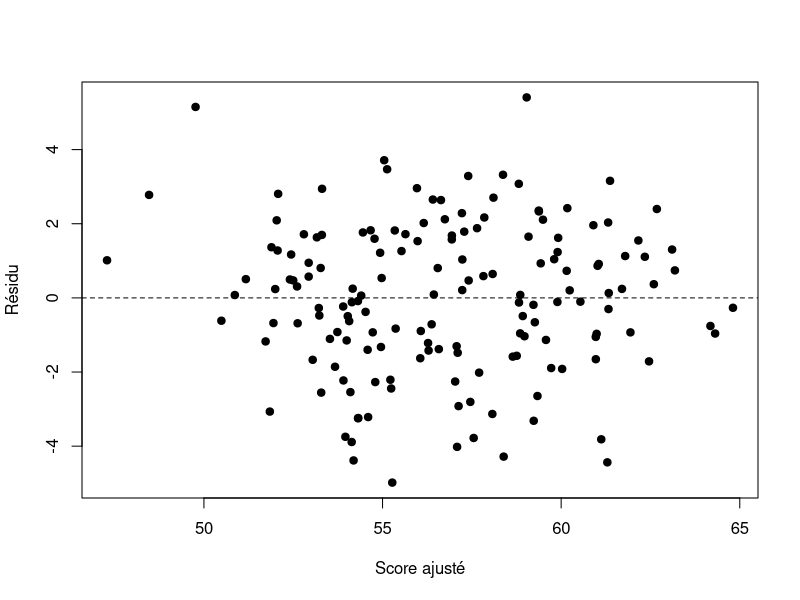
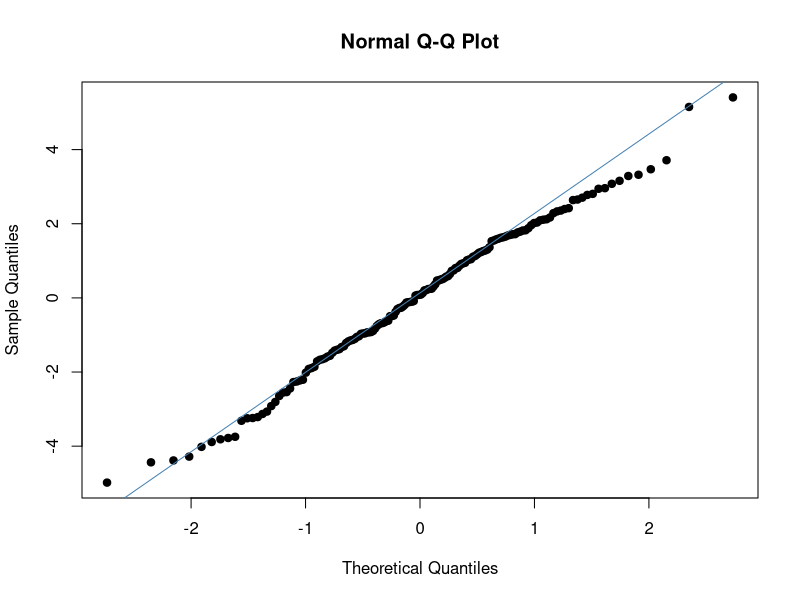

The R source for these figures, in order:
## ---- chunk 1
knitr::opts_chunk$set(echo = TRUE, warning = TRUE, message = FALSE,
                      fig.width = 6, fig.height = 4)
## ---- chunk 2
0.4*pnorm(1, lower.tail=FALSE)
## ---- chunk 3
set.seed(2202)
essai <- data.frame(groupe=rbinom(160, size=1, prob=.4))
essai$duree <- 20 + 3*essai$groupe + rnorm(160)
essai$score <- 15 + 2*essai$duree - essai$groupe + rnorm(160, sd=2)
## ---- chunk 4
m_simple <- lm(score~groupe,data=essai)
m_multiple <- lm(score~groupe+duree,data=essai)
difference <- mean(essai$score[essai$groupe==1])-mean(essai$score[essai$groupe==0])
stopifnot(abs(difference-coef(m_simple)["groupe"]) < 1e-10)
IC_g <- confint(m_multiple,"groupe")
print(list(simple=coef(m_simple),multiple=coef(m_multiple),IC_groupe=IC_g,
           ddl=df.residual(m_multiple),
           R2=c(simple=summary(m_simple)$r.squared,multiple=summary(m_multiple)$r.squared)))
plot(fitted(m_multiple),residuals(m_multiple),xlab="Score ajusté",ylab="Résidu",pch=19)
abline(h=0,lty=2)
qqnorm(residuals(m_multiple),pch=19);qqline(residuals(m_multiple),col="steelblue")
essai$heures <- essai$duree/60
m_heures <- lm(score~groupe+heures,data=essai)
se_min <- coef(summary(m_multiple))["duree","Std. Error"]
se_h <- coef(summary(m_heures))["heures","Std. Error"]
stopifnot(abs(coef(m_heures)["heures"]-60*coef(m_multiple)["duree"])<1e-8,
          abs(se_h-60*se_min)<1e-8,
          max(abs(fitted(m_heures)-fitted(m_multiple)))<1e-8,
          abs(summary(m_heures)$r.squared-summary(m_multiple)$r.squared)<1e-10)
print(c(t_min=coef(summary(m_multiple))["duree","t value"],
        t_heures=coef(summary(m_heures))["heures","t value"]))
## ---- chunk 5
m_M <- lm(duree~groupe,data=essai)
m_Y <- lm(score~duree+groupe,data=essai)
m_T <- lm(score~groupe,data=essai)
a <- unname(coef(m_M)["groupe"]);b <- unname(coef(m_Y)["duree"])
c_direct <- unname(coef(m_Y)["groupe"]);d_total <- unname(coef(m_T)["groupe"])
stat <- function(tab) {
  if(length(unique(tab$groupe))<2) return(NA_real_)
  m <- lm(duree~groupe,data=tab); y <- lm(score~duree+groupe,data=tab)
  if(m$rank<2 || y$rank<3) return(NA_real_)
  unname(coef(m)["groupe"]*coef(y)["duree"])
}
set.seed(2203)
B <- 299
produits <- replicate(B, {
  index <- sample(seq_len(nrow(essai)),nrow(essai),replace=TRUE)
  stat(essai[index,,drop=FALSE])
})
echecs <- sum(!is.finite(produits))
if(echecs/B>.05) stop("Schéma instable : revoir les données et les modèles.")
IC <- quantile(produits[is.finite(produits)],c(.025,.975))
stopifnot(abs(d_total-(a*b+c_direct))<1e-10)
print(list(composantes=c(direct=c_direct,indirect=a*b,total=d_total),
           IC_percentile=IC,B=B,echecs=echecs))
cat(sprintf("Le contraste 1 moins 0 se décompose en %.3f points conditionnels directs et %.3f points indirects modélisés, pour %.3f points au total.\n",c_direct,a*b,d_total))
cat(sprintf("L'IC percentile du produit, sur %d rééchantillons de lignes complètes avec %d échec(s), est [%.3f ; %.3f] points.\n",B,echecs,IC[1],IC[2]))
